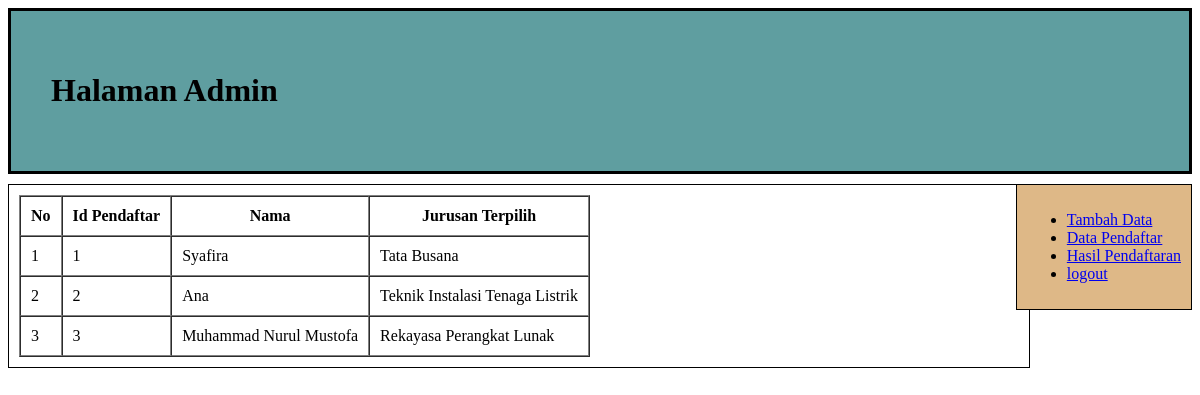
The page /admin.php?hasil (signed in) on the database its author committed.
### tables this page shows
CREATE TABLE `transaksi` (
  `idtransaksi` int(11) NOT NULL,
  `idpendaftar` int(11) NOT NULL,
  `idjurusan` int(11) NOT NULL
);

CREATE TABLE `pendaftar` (
  `idpendaftar` int(11) NOT NULL,
  `nama` varchar(35) NOT NULL,
  `ttl` varchar(50) NOT NULL,
  `jk` varchar(25) NOT NULL,
  `alamat` text NOT NULL,
  `asal` varchar(50) NOT NULL,
  `pil1` varchar(50) NOT NULL,
  `pil2` varchar(50) NOT NULL
);

CREATE TABLE `jurusan` (
  `idjurusan` int(11) NOT NULL,
  `namajurusan` varchar(50) NOT NULL
);

### functions.php (called while the page is built, shortened)
<?php
$koneksi = mysqli_connect("localhost", "root", "", "db_psb");
function query($query)
{
    global $koneksi;
    $result = mysqli_query($koneksi, $query);
    $rows = [];
    while ($row = mysqli_fetch_assoc($result)) {
        $rows[] = $row;
    }
    return $rows;
}

### hasil.php (the view, shortened to what this page needs)
<?php
require "functions.php";
$hasil = query("SELECT * FROM jurusan, transaksi, pendaftar WHERE pendaftar.idpendaftar=transaksi.idpendaftar and jurusan.idjurusan=transaksi.idjurusan");
?>
<!DOCTYPE html>
<html lang="en">
<head>
</head>
<body>
    <table border="1" cellpadding="10" cellspacing="0">
        <tr>
            <th>No</th>
            <th>Id Pendaftar</th>
            <th>Nama</th>
            <th>Jurusan Terpilih</th>
        </tr>
        <?php $i = 1; ?>
        <?php foreach ($hasil as $h) : ?>
            <tr>
                <td><?= $i; ?></td>
                <td><?= $h["idpendaftar"]; ?></td>
                <td><?= $h["nama"]; ?></td>
                <td><?= $h["namajurusan"]; ?></td>
            </tr>
            <?php $i++; ?>
        <?php endforeach; ?>
    </table>
</body>
</html>

### rows shown on the page
transaksi: idpendaftar.idpendaftar "1", idpendaftar.nama "Syafira", idjurusan.namajurusan "Tata Busana"
transaksi: idpendaftar.idpendaftar "2", idpendaftar.nama "Ana", idjurusan.namajurusan "Teknik Instalasi Tenaga Listrik"
transaksi: idpendaftar.idpendaftar "3", idpendaftar.nama "Muhammad Nurul Mustofa", idjurusan.namajurusan "Rekayasa Perangkat Lunak"
